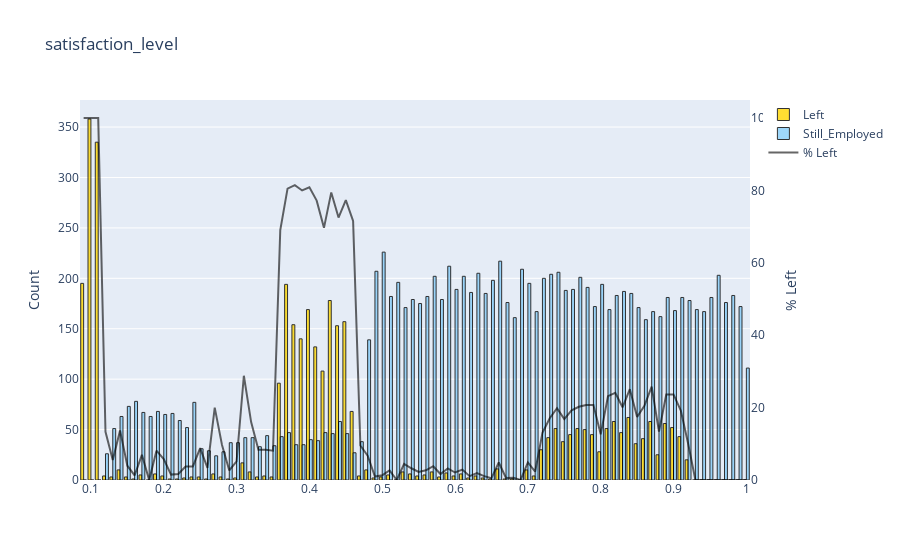
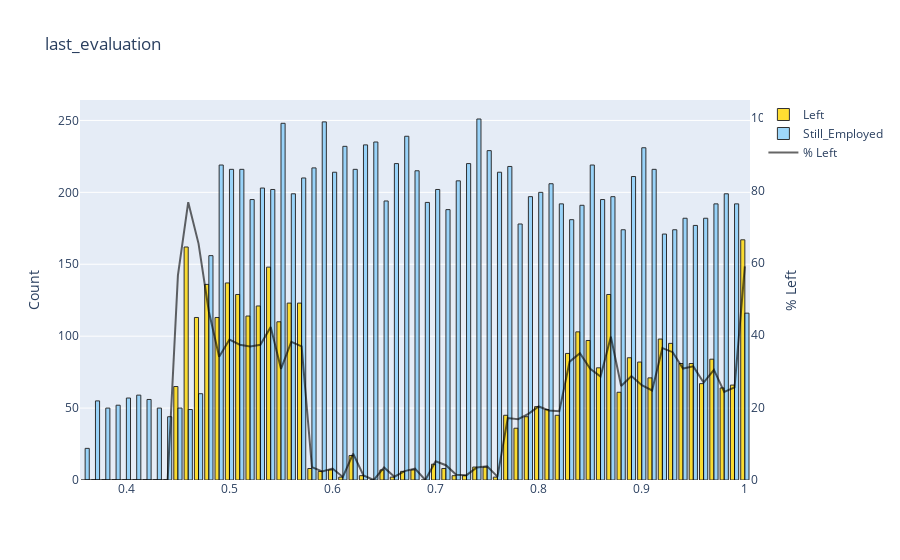
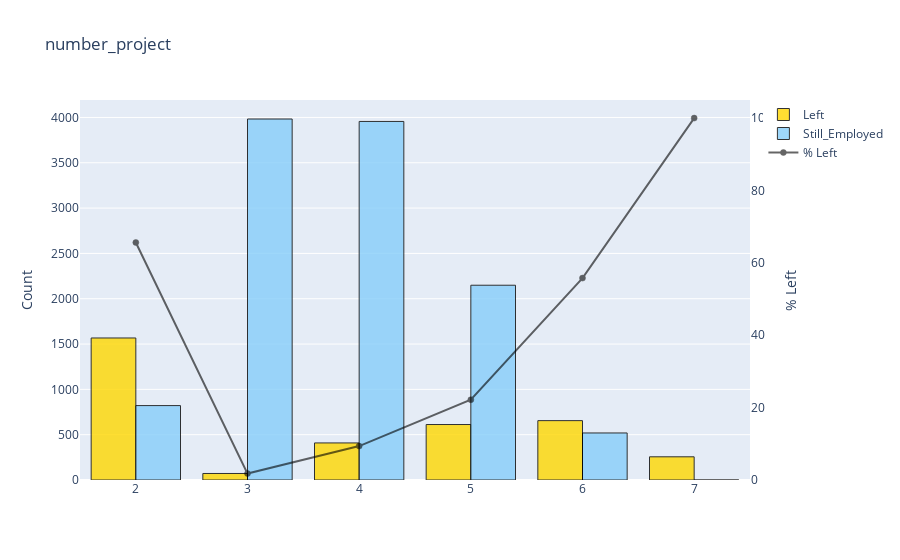
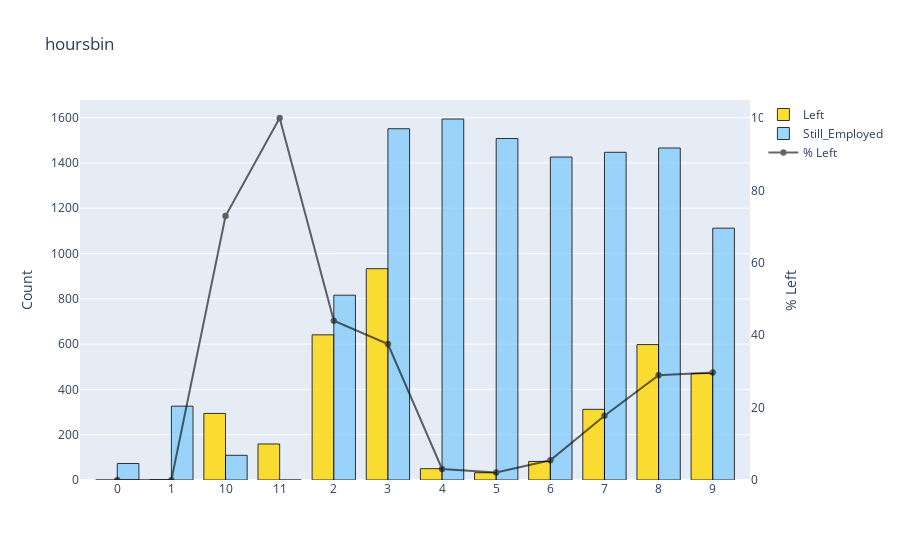

These figures' notebook cell, in order:
### Code cell
barplot('satisfaction_level')
barplot('last_evaluation')
barplot('number_project')
barplot('hoursbin')
barplot('time_spend_company')
barplot('Work_accident')
barplot('promotion_last_5years')
barplot('department')
barplot('salary')

### Figure 1 — Plotly figure (JSON) as saved in the notebook; plotly's stock layout.template omitted (floating-point values rounded to 4 significant figures)
{"data": [{"marker": {"color": "gold", "line": {"color": "#000000", "width": 1}}, "name": "Left", "opacity": 0.8, "type": "bar", "x": [0.09, 0.1, 0.11, 0.12, 0.13, 0.14, 0.15, 0.16, 0.17, 0.18, 0.19, 0.2, 0.21, 0.22, 0.23, 0.24, 0.25, 0.26, 0.27, 0.28, 0.29, 0.3, 0.31, 0.32, 0.33, 0.34, 0.35, 0.36, 0.37, 0.38, 0.39, 0.4, 0.41, 0.42, 0.43, 0.44, 0.45, 0.46, 0.47, 0.48, 0.49, 0.5, 0.51, 0.52, 0.53, 0.54, 0.55, 0.56, 0.57, 0.58, 0.59, 0.6, 0.61, 0.62, 0.63, 0.64, 0.65, 0.66, 0.67, 0.68, 0.69, 0.7, 0.71, 0.72, 0.73, 0.74, 0.75, 0.76, 0.77, 0.78, 0.79, 0.8, 0.81, 0.82, 0.83, 0.84, 0.85, 0.86, 0.87, 0.88, 0.89, 0.9, 0.91, 0.92, 0.93, 0.94, 0.95, 0.96, 0.97, 0.98, 0.99, 1], "y": [195, 358, 335, 4, 3, 10, 3, 1, 5, 0, 6, 4, 1, 1, 2, 3, 3, 1, 6, 3, 1, 2, 17, 8, 3, 4, 3, 96, 194, 154, 140, 169, 132, 108, 178, 153, 157, 68, 4, 10, 2, 3, 5, 0, 8, 6, 4, 5, 8, 3, 7, 4, 6, 2, 4, 2, 1, 11, 1, 1, 0, 10, 4, 30, 42, 51, 38, 45, 51, 50, 45, 28, 51, 58, 47, 62, 36, 41, 58, 25, 56, 52, 43, 20, 0, 0, 0, 0, 0, 0, 0, 0]}, {"marker": {"color": "lightskyblue", "line": {"color": "#000000", "width": 1}}, "name": "Still_Employed", "opacity": 0.8, "type": "bar", "x": [0.09, 0.1, 0.11, 0.12, 0.13, 0.14, 0.15, 0.16, 0.17, 0.18, 0.19, 0.2, 0.21, 0.22, 0.23, 0.24, 0.25, 0.26, 0.27, 0.28, 0.29, 0.3, 0.31, 0.32, 0.33, 0.34, 0.35, 0.36, 0.37, 0.38, 0.39, 0.4, 0.41, 0.42, 0.43, 0.44, 0.45, 0.46, 0.47, 0.48, 0.49, 0.5, 0.51, 0.52, 0.53, 0.54, 0.55, 0.56, 0.57, 0.58, 0.59, 0.6, 0.61, 0.62, 0.63, 0.64, 0.65, 0.66, 0.67, 0.68, 0.69, 0.7, 0.71, 0.72, 0.73, 0.74, 0.75, 0.76, 0.77, 0.78, 0.79, 0.8, 0.81, 0.82, 0.83, 0.84, 0.85, 0.86, 0.87, 0.88, 0.89, 0.9, 0.91, 0.92, 0.93, 0.94, 0.95, 0.96, 0.97, 0.98, 0.99, 1], "y": [0, 0, 0, 26, 51, 63, 73, 78, 67, 63, 68, 65, 66, 59, 52, 77, 31, 29, 24, 28, 37, 37, 42, 42, 33, 44, 34, 43, 47, 35, 35, 40, 39, 47, 46, 58, 46, 27, 38, 139, 207, 226, 182, 196, 171, 179, 175, 182, 202, 179, 212, 189, 202, 186, 205, 185, 198, 217, 176, 161, 209, 195, 167, 200, 204, 206, 188, 189, 201, 191, 172, 194, 169, 183, 187, 185, 171, 159, 167, 162, 181, 168, 181, 178, 169, 167, 181, 203, 176, 183, 172, 111]}, {"marker": {"color": "black", "line": {"color": "#000000", "width": 0.5}}, "name": "% Left", "opacity": 0.6, "type": "scatter", "x": [0.09, 0.1, 0.11, 0.12, 0.13, 0.14, 0.15, 0.16, 0.17, 0.18, 0.19, 0.2, 0.21, 0.22, 0.23, 0.24, 0.25, 0.26, 0.27, 0.28, 0.29, 0.3, 0.31, 0.32, 0.33, 0.34, 0.35, 0.36, 0.37, 0.38, 0.39, 0.4, 0.41, 0.42, 0.43, 0.44, 0.45, 0.46, 0.47, 0.48, 0.49, 0.5, 0.51, 0.52, 0.53, 0.54, 0.55, 0.56, 0.57, 0.58, 0.59, 0.6, 0.61, 0.62, 0.63, 0.64, 0.65, 0.66, 0.67, 0.68, 0.69, 0.7, 0.71, 0.72, 0.73, 0.74, 0.75, 0.76, 0.77, 0.78, 0.79, 0.8, 0.81, 0.82, 0.83, 0.84, 0.85, 0.86, 0.87, 0.88, 0.89, 0.9, 0.91, 0.92, 0.93, 0.94, 0.95, 0.96, 0.97, 0.98, 0.99, 1], "y": [100, 100, 100, 13.33, 5.556, 13.7, 3.947, 1.266, 6.944, 0, 8.108, 5.797, 1.493, 1.667, 3.704, 3.75, 8.824, 3.333, 20, 9.677, 2.632, 5.128, 28.81, 16, 8.333, 8.333, 8.108, 69.06, 80.5, 81.48, 80, 80.86, 77.19, 69.68, 79.46, 72.51, 77.34, 71.58, 9.524, 6.711, 0.9569, 1.31, 2.674, 0, 4.469, 3.243, 2.235, 2.674, 3.81, 1.648, 3.196, 2.073, 2.885, 1.064, 1.914, 1.07, 0.5025, 4.825, 0.565, 0.6173, 0, 4.878, 2.339, 13.04, 17.07, 19.84, 16.81, 19.23, 20.24, 20.75, 20.74, 12.61, 23.18, 24.07, 20.09, 25.1, 17.39, 20.5, 25.78, 13.37, 23.63, 23.64, 19.2, 10.1, 0, 0, 0, 0, 0, 0, 0, 0], "yaxis": "y2"}], "layout": {"title": {"text": "satisfaction_level"}, "yaxis": {"title": {"text": "Count"}}, "yaxis2": {"anchor": "x", "overlaying": "y", "range": [0, 105], "showgrid": false, "side": "right", "title": {"text": "% Left"}, "zeroline": false}}}

### Figure 2 — Plotly figure (JSON) as saved in the notebook; plotly's stock layout.template omitted (floating-point values rounded to 4 significant figures)
{"data": [{"marker": {"color": "gold", "line": {"color": "#000000", "width": 1}}, "name": "Left", "opacity": 0.8, "type": "bar", "x": [0.36, 0.37, 0.38, 0.39, 0.4, 0.41, 0.42, 0.43, 0.44, 0.45, 0.46, 0.47, 0.48, 0.49, 0.5, 0.51, 0.52, 0.53, 0.54, 0.55, 0.56, 0.57, 0.58, 0.59, 0.6, 0.61, 0.62, 0.63, 0.64, 0.65, 0.66, 0.67, 0.68, 0.69, 0.7, 0.71, 0.72, 0.73, 0.74, 0.75, 0.76, 0.77, 0.78, 0.79, 0.8, 0.81, 0.82, 0.83, 0.84, 0.85, 0.86, 0.87, 0.88, 0.89, 0.9, 0.91, 0.92, 0.93, 0.94, 0.95, 0.96, 0.97, 0.98, 0.99, 1], "y": [0, 0, 0, 0, 0, 0, 0, 0, 0, 65, 162, 113, 136, 113, 137, 129, 114, 121, 148, 110, 123, 123, 8, 6, 7, 2, 17, 3, 0, 7, 2, 6, 7, 0, 11, 8, 3, 3, 9, 9, 2, 45, 36, 44, 51, 49, 45, 88, 103, 97, 78, 129, 61, 85, 82, 71, 98, 95, 81, 81, 67, 84, 64, 66, 167]}, {"marker": {"color": "lightskyblue", "line": {"color": "#000000", "width": 1}}, "name": "Still_Employed", "opacity": 0.8, "type": "bar", "x": [0.36, 0.37, 0.38, 0.39, 0.4, 0.41, 0.42, 0.43, 0.44, 0.45, 0.46, 0.47, 0.48, 0.49, 0.5, 0.51, 0.52, 0.53, 0.54, 0.55, 0.56, 0.57, 0.58, 0.59, 0.6, 0.61, 0.62, 0.63, 0.64, 0.65, 0.66, 0.67, 0.68, 0.69, 0.7, 0.71, 0.72, 0.73, 0.74, 0.75, 0.76, 0.77, 0.78, 0.79, 0.8, 0.81, 0.82, 0.83, 0.84, 0.85, 0.86, 0.87, 0.88, 0.89, 0.9, 0.91, 0.92, 0.93, 0.94, 0.95, 0.96, 0.97, 0.98, 0.99, 1], "y": [22, 55, 50, 52, 57, 59, 56, 50, 44, 50, 49, 60, 156, 219, 216, 216, 195, 203, 202, 248, 199, 210, 217, 249, 214, 232, 216, 233, 235, 194, 220, 239, 215, 193, 202, 188, 208, 220, 251, 229, 214, 218, 178, 197, 200, 206, 192, 181, 191, 219, 195, 197, 174, 211, 231, 216, 171, 174, 182, 177, 182, 192, 199, 192, 116]}, {"marker": {"color": "black", "line": {"color": "#000000", "width": 0.5}}, "name": "% Left", "opacity": 0.6, "type": "scatter", "x": [0.36, 0.37, 0.38, 0.39, 0.4, 0.41, 0.42, 0.43, 0.44, 0.45, 0.46, 0.47, 0.48, 0.49, 0.5, 0.51, 0.52, 0.53, 0.54, 0.55, 0.56, 0.57, 0.58, 0.59, 0.6, 0.61, 0.62, 0.63, 0.64, 0.65, 0.66, 0.67, 0.68, 0.69, 0.7, 0.71, 0.72, 0.73, 0.74, 0.75, 0.76, 0.77, 0.78, 0.79, 0.8, 0.81, 0.82, 0.83, 0.84, 0.85, 0.86, 0.87, 0.88, 0.89, 0.9, 0.91, 0.92, 0.93, 0.94, 0.95, 0.96, 0.97, 0.98, 0.99, 1], "y": [0, 0, 0, 0, 0, 0, 0, 0, 0, 56.52, 76.78, 65.32, 46.58, 34.04, 38.81, 37.39, 36.89, 37.35, 42.29, 30.73, 38.2, 36.94, 3.556, 2.353, 3.167, 0.8547, 7.296, 1.271, 0, 3.483, 0.9009, 2.449, 3.153, 0, 5.164, 4.082, 1.422, 1.345, 3.462, 3.782, 0.9259, 17.11, 16.82, 18.26, 20.32, 19.22, 18.99, 32.71, 35.03, 30.7, 28.57, 39.57, 25.96, 28.72, 26.2, 24.74, 36.43, 35.32, 30.8, 31.4, 26.91, 30.43, 24.33, 25.58, 59.01], "yaxis": "y2"}], "layout": {"title": {"text": "last_evaluation"}, "yaxis": {"title": {"text": "Count"}}, "yaxis2": {"anchor": "x", "overlaying": "y", "range": [0, 105], "showgrid": false, "side": "right", "title": {"text": "% Left"}, "zeroline": false}}}

### Figure 3 — Plotly figure (JSON) as saved in the notebook; plotly's stock layout.template omitted (floating-point values rounded to 4 significant figures)
{"data": [{"marker": {"color": "gold", "line": {"color": "#000000", "width": 1}}, "name": "Left", "opacity": 0.8, "type": "bar", "x": [2, 3, 4, 5, 6, 7], "y": [1567, 72, 409, 612, 655, 256]}, {"marker": {"color": "lightskyblue", "line": {"color": "#000000", "width": 1}}, "name": "Still_Employed", "opacity": 0.8, "type": "bar", "x": [2, 3, 4, 5, 6, 7], "y": [821, 3983, 3956, 2149, 519, 0]}, {"marker": {"color": "black", "line": {"color": "#000000", "width": 0.5}}, "name": "% Left", "opacity": 0.6, "type": "scatter", "x": [2, 3, 4, 5, 6, 7], "y": [65.62, 1.776, 9.37, 22.17, 55.79, 100], "yaxis": "y2"}], "layout": {"title": {"text": "number_project"}, "yaxis": {"title": {"text": "Count"}}, "yaxis2": {"anchor": "x", "overlaying": "y", "range": [0, 105], "showgrid": false, "side": "right", "title": {"text": "% Left"}, "zeroline": false}}}

### Figure 4 — Plotly figure (JSON) as saved in the notebook; plotly's stock layout.template omitted (floating-point values rounded to 4 significant figures)
{"data": [{"marker": {"color": "gold", "line": {"color": "#000000", "width": 1}}, "name": "Left", "opacity": 0.8, "type": "bar", "x": ["0", "1", "10", "11", "2", "3", "4", "5", "6", "7", "8", "9"], "y": [0, 0, 294, 159, 641, 933, 50, 32, 82, 312, 598, 470]}, {"marker": {"color": "lightskyblue", "line": {"color": "#000000", "width": 1}}, "name": "Still_Employed", "opacity": 0.8, "type": "bar", "x": ["0", "1", "10", "11", "2", "3", "4", "5", "6", "7", "8", "9"], "y": [73, 326, 109, 0, 816, 1551, 1594, 1508, 1426, 1447, 1466, 1112]}, {"marker": {"color": "black", "line": {"color": "#000000", "width": 0.5}}, "name": "% Left", "opacity": 0.6, "type": "scatter", "x": ["0", "1", "10", "11", "2", "3", "4", "5", "6", "7", "8", "9"], "y": [0, 0, 72.95, 100, 43.99, 37.56, 3.041, 2.078, 5.438, 17.74, 28.97, 29.71], "yaxis": "y2"}], "layout": {"title": {"text": "hoursbin"}, "yaxis": {"title": {"text": "Count"}}, "yaxis2": {"anchor": "x", "overlaying": "y", "range": [0, 105], "showgrid": false, "side": "right", "title": {"text": "% Left"}, "zeroline": false}}}
